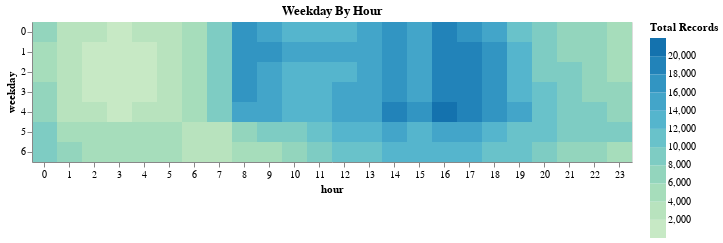

The notebook cell saved with this chart:
### Markdown cell above
### Weekday/Hour Heatmap

### Code cell
source = data_df.groupby(['weekday', 'hour']).size().to_frame('counts').reset_index()

max = source['counts'].max()
min = source['counts'].min()

alt.Chart(source).mark_rect().encode(
    alt.X('hour:O', axis=alt.Axis(labelAngle=-0)),
    alt.Y('weekday:O'),
    alt.Color('counts', bin=alt.Bin(extent=[min, max], step=2000), 
        scale=alt.Scale(scheme='greenblue'),
        legend=alt.Legend(title='Total Records')
    )
).properties(
    width=600,
    title='Weekday By Hour '
)

### Figure 1 — Vega-Lite specification as saved in the notebook (floating-point values rounded to 4 significant figures; data arrays with more than 128 entries replaced by an {"elided": "..."} marker saying what was removed)
{"config": {"view": {"continuousWidth": 400, "continuousHeight": 300}}, "data": {"name": "data-bbe384bcd1d824fc06e485436a3c02f0"}, "mark": "rect", "encoding": {"color": {"type": "quantitative", "bin": {"extent": [1266, 20053], "step": 2000}, "field": "counts", "legend": {"title": "Total Records"}, "scale": {"scheme": "greenblue"}}, "x": {"type": "ordinal", "axis": {"labelAngle": 0}, "field": "hour"}, "y": {"type": "ordinal", "field": "weekday"}}, "title": "Weekday By Hour ", "width": 600, "$schema": "https://vega.github.io/schema/vega-lite/v4.8.1.json", "datasets": {"data-bbe384bcd1d824fc06e485436a3c02f0": {"elided": "168 records"}}}
